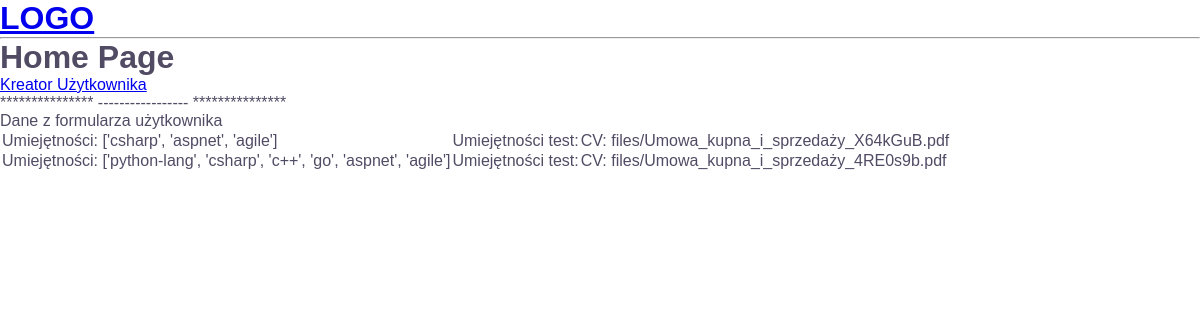
The page /profile/ on the database as committed earlier.
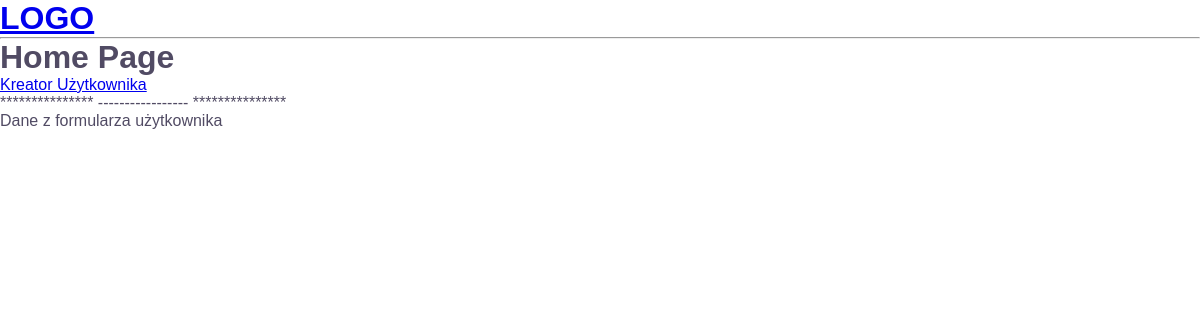
The same page on the database as committed later.
### user_page/models.py (models this page shows, shortened)
class UserCreatorModel(models.Model):
    user_id = models.Index
    user_name = models.CharField(max_length=50, blank=True, null=True, verbose_name="Imię i nazwisko")
    phone_regex = RegexValidator(regex=r'^\+?1?\d{9,15}$',
                                 message="Oczekiwany format numeru: +99999999999. Limit 15 cyfr")
    user_phone_number = models.CharField(validators=[phone_regex], max_length=15, blank=True,
                                         verbose_name="Numer telefonu", null=True)
    user_email = models.EmailField(max_length=30, null=True, verbose_name="Adres e-mail", blank=True)
    user_education = models.CharField(max_length=50, blank=True, null=True)
    user_work_period = models.CharField(max_length=50, blank=True, null=True)
    user_employment_type = models.CharField(max_length=50, blank=True, null=True)
    user_relocation = models.CharField(max_length=50, blank=True, null=True)
    user_employment_form = models.CharField(max_length=50, blank=True, null=True)
    user_contact = models.CharField(max_length=50, blank=True, null=True)
    user_languages = models.CharField(max_length=200, blank=True, null=True)
    user_skills = models.CharField(max_length=200, blank=True, null=True)
    user_salary = models.DecimalField(max_digits=5, decimal_places=0, blank=True, null=True)
    user_bio = models.TextField(blank=True, null=True, verbose_name="Bio")
    user_repo_link = models.CharField(max_length=80, blank=True, null=True,
                                      verbose_name="Link do repozytorium z projektami")
    user_linkedin = models.CharField(max_length=80, blank=True, null=True, verbose_name="Twój Linkedin")
    user_cv = models.FileField(null=True, blank=True, upload_to=r'files/',
                               validators=[FileExtensionValidator(allowed_extensions=["pdf"])])

### user_page/views.py (the view)
# urls.py: 2. Add a URL to urlpatterns:  path('', views.home, name='home')
def home(request):
    user_creator = UserCreatorModel.objects.all()
    context = {'user_creator': user_creator}
    return render(request, 'CodeBerry/user_page/home.html', context)

### templates/CodeBerry/user_page/home.html (shortened to what this page needs)
{% extends 'CodeBerry/user_page/base.html' %}
{% block content %}
<h1>Home Page</h1>
<p><a href="{% url 'user_page:user-creator' %}">Kreator Użytkownika</a></p>
<p> *************** ----------------- *************** </p>
<p>Dane z formularza użytkownika</p>
<table>
    {% for user in user_creator %}
        <tr>
            <td> Umiejętności: {{ user.user_skills }}</td>
            <td> Umiejętności test: {{ user.user_skills_test }}</td>
            <td> CV: {{ user.user_cv }}</td>
        </tr>
    {% endfor %}
</table>
{% endblock %}

### templates/CodeBerry/user_page/base.html (shortened to what this page needs)
<!DOCTYPE html>
{% load static %}
<html>
    <head>
        <link rel="stylesheet" href="{% static 'styles/phone-field.css' %}">
        <link rel="stylesheet" type="text/css" href="{% static 'styles/styles.css' %}">
        <link rel="stylesheet" href="{% static 'styles/sol.css' %}">
    </head>
    <body>
        {% include 'CodeBerry/user_page/navbar.html' %}
        {% block content %}{% endblock %}
    </body>
</html>

### templates/CodeBerry/user_page/navbar.html
<a href="/">
    <h1>LOGO</h1>
</a>
<hr>

### user_page/static/styles/phone-field.css (style rules this page uses)
:root { --primary: #111; --secondary: #FFF; }
* { margin: 0; padding: 0; box-sizing: border-box; }
body { font-family: sans-serif; background-color: var(--secondary); }

### user_page/static/styles/styles.css (style rules this page uses)
body { background: #fff; color: #514B64; min-height: 100vh }

Rows that differ between the two databases and show on the page:
removed UserCreatorModel: user_skills "['csharp', 'aspnet', 'agile']", user_cv "files/Umowa_kupna_i_sprzedaży_X64kGuB.pdf"
removed UserCreatorModel: user_skills "['python-lang', 'csharp', 'c++', 'go', 'aspnet', 'agile']", user_cv "files/Umowa_kupna_i_sprzedaży_4RE0s9b.pdf"
